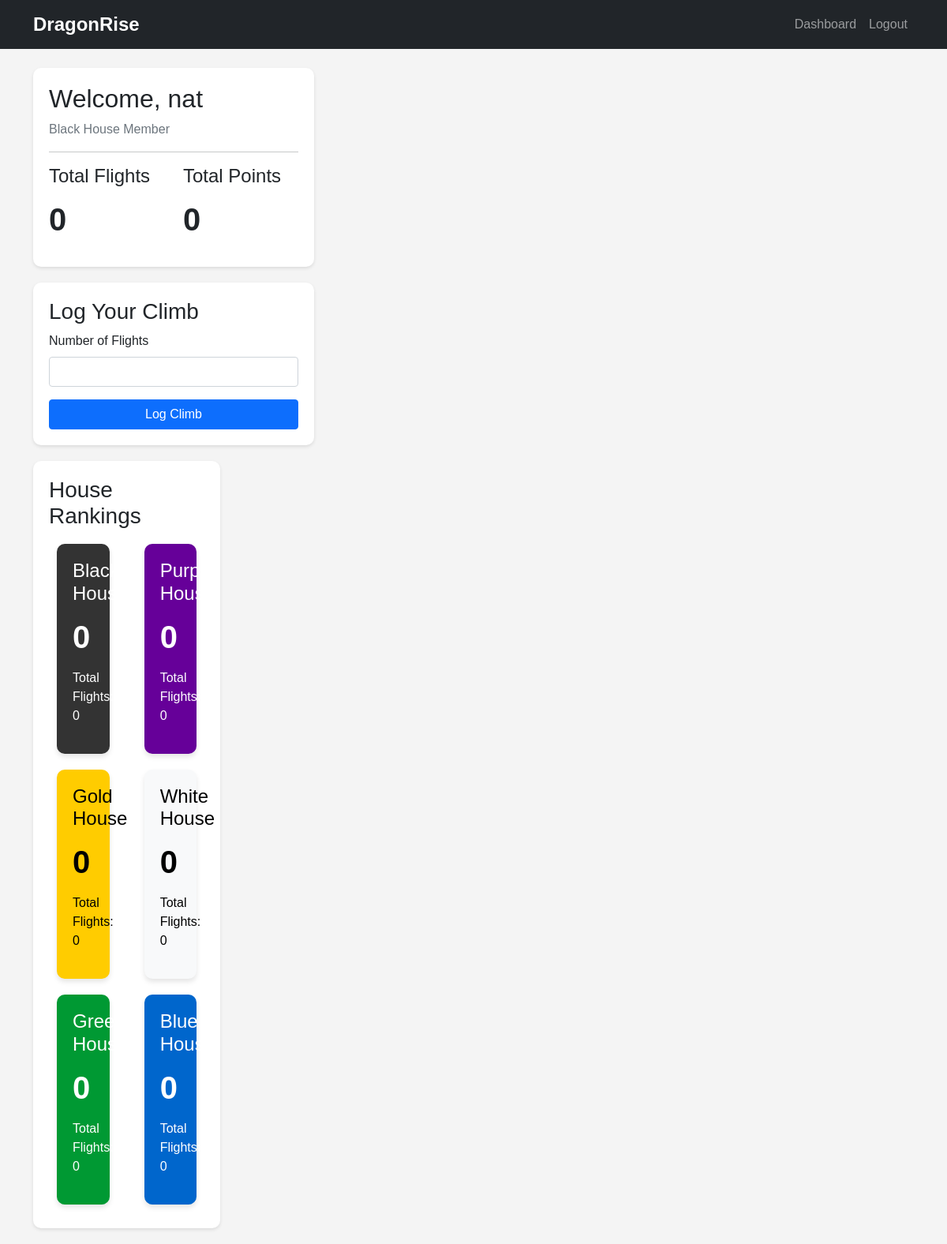
The app's page /dashboard (signed in) with its own data.
### models.py (models this page shows, shortened)
class User(UserMixin, db.Model):
    __tablename__ = 'users'
    id = db.Column(db.Integer, primary_key=True)
    username = db.Column(db.String(80), unique=True, nullable=False, index=True)
    password_hash = db.Column(db.String(256), nullable=False)
    house = db.Column(db.String(20), nullable=False)
    email = db.Column(db.String(120), unique=True, nullable=True, index=True)
    total_flights = db.Column(db.Integer, default=0)
    total_points = db.Column(db.Integer, default=0)
    join_date = db.Column(db.DateTime, default=datetime.utcnow)
    last_login = db.Column(db.DateTime)
    is_active = db.Column(db.Boolean, default=True)
    logs = db.relationship('ClimbLog', backref='user', lazy=True,
                         cascade='all, delete-orphan')
    __table_args__ = (
        Index('idx_user_username_house', 'username', 'house'),
        Index('idx_user_email_username', 'email', 'username'),
        Index('idx_user_house_points', 'house', 'total_points'),
    )

class House(db.Model):
    __tablename__ = 'houses'
    id = db.Column(db.Integer, primary_key=True)
    name = db.Column(db.String(20), unique=True, nullable=False, index=True)
    total_points = db.Column(db.Integer, default=0)
    total_flights = db.Column(db.Integer, default=0)
    member_count = db.Column(db.Integer, default=0)
    created_at = db.Column(db.DateTime, default=datetime.utcnow)
    last_activity = db.Column(db.DateTime)
    __table_args__ = (
        Index('idx_house_name_points', 'name', 'total_points'),
        Index('idx_house_points_members', 'total_points', 'member_count'),
    )

### app.py (the view)
@app.route('/dashboard')
@login_required
def dashboard():
    form = FlaskForm()
    houses = House.query.order_by(House.total_points.desc()).all()
    recent_logs = ClimbLog.query.filter_by(user_id=current_user.id)\
        .order_by(ClimbLog.timestamp.desc()).limit(5).all()
    return render_template('dashboard.html',
                         houses=houses,
                         user=current_user,
                         recent_logs=recent_logs,
                         form=form)

### app.py (called while the page is built)
@login_manager.user_loader
def load_user(user_id):
    return User.query.get(int(user_id))

@app.context_processor
def utility_processor():
    def get_house_count():
        return House.query.count()
    return dict(get_house_count=get_house_count)

@app.teardown_appcontext
def shutdown_session(exception=None):
    db.session.remove()

### templates/dashboard.html (shortened to what this page needs)
{% extends "base.html" %}
{% block content %}
<div class="row">
    <div class="col-md-4">
        <div class="stats-card">
            <h2>Welcome, {{ current_user.username }}</h2>
            <p class="text-muted">{{ current_user.house }} House Member</p>
            <hr>
            <div class="row">
                <div class="col-6">
                    <h4>Total Flights</h4>
                    <div class="points-display">{{ current_user.total_flights }}</div>
                </div>
                <div class="col-6">
                    <h4>Total Points</h4>
                    <div class="points-display">{{ current_user.total_points }}</div>
                </div>
            </div>
        </div>
        <div class="stats-card">
            <h3>Log Your Climb</h3>
            <form action="{{ url_for('log_climb') }}" method="post">
                <div class="mb-3">
                    <label for="flights" class="form-label">Number of Flights</label>
                    <input type="number" class="form-control" id="flights" name="flights" required min="1">
                </div>
                <button type="submit" class="btn btn-primary w-100">Log Climb</button>
            </form>
        </div>
    <div class="col-md-8">
        <div class="stats-card">
            <h3>House Rankings</h3>
            <div class="row">
                {% for house in houses %}
                <div class="col-md-6">
                    <div class="house-card {{ house.name }}">
                        <h4>{{ house.name }} House</h4>
                        <div class="points-display">{{ house.total_points }}</div>
                        <p>Total Flights: {{ house.total_flights }}</p>
                    </div>
                </div>
                {% endfor %}
            </div>
        </div>
    </div>
</div>
{% endblock %}

### static/css/style.css (style rules this page uses)
:root { --black-house: #333333; --blue-house: #0066cc; --green-house: #009933; --white-house: #f8f9fa; --gold-house: #ffcc00; --purple-house: #660099; }
body { background-color: #f4f4f4; font-family: 'Arial', sans-serif; }
.house-card { padding: 20px; margin: 10px; border-radius: 10px; box-shadow: 0 4px 6px rgba(0,0,0,0.1); transition: transform 0.3s ease; }
.Black { background-color: var(--black-house); color: white; }
.Blue { background-color: var(--blue-house); color: white; }
.Green { background-color: var(--green-house); color: white; }
.White { background-color: var(--white-house); color: black; }
.Gold { background-color: var(--gold-house); color: black; }
.Purple { background-color: var(--purple-house); color: white; }
.points-display { font-size: 2.5rem; font-weight: bold; margin: 10px 0; }
.stats-card { background-color: white; border-radius: 10px; padding: 20px; margin-bottom: 20px; box-shadow: 0 2px 4px rgba(0,0,0,0.1); }

### records on screen
User: username "nat", house "Black", total_flights "0", total_points "0"
House: name "Black", total_points "0", total_flights "0"
House: name "Purple", total_points "0", total_flights "0"
House: name "Gold", total_points "0", total_flights "0"
House: name "White", total_points "0", total_flights "0"
House: name "Green", total_points "0", total_flights "0"
House: name "Blue", total_points "0", total_flights "0"
